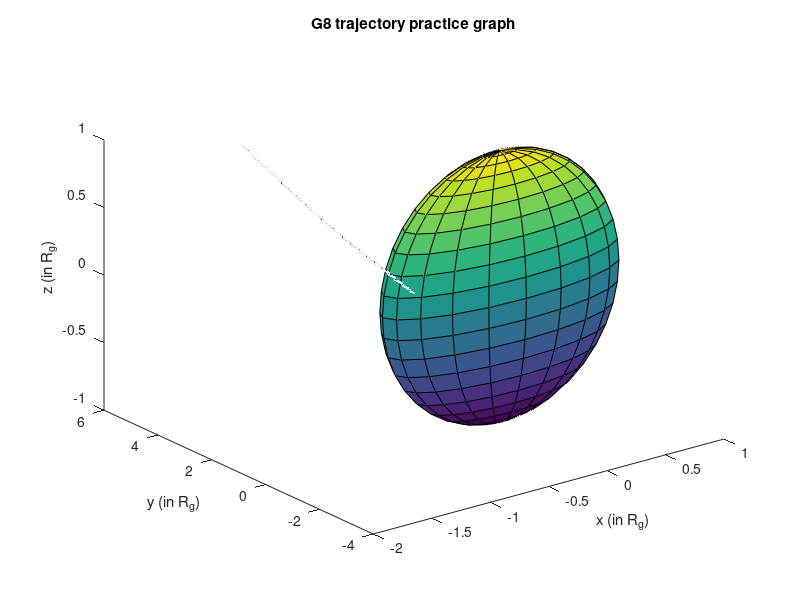

Here is the MATLAB script that generated this plot: (Note: this script raises an error after producing the figure.)
% Graph spacecraft trajectory of G8 

% File name G8 with delimeterIn = , 
% headerlinesIn = 1 (start at 2nd column so we don't import the dates)
G8 = importdata('Galileo_O8.csv',',',2)

% create trajectory array with each column representing an x,y,z component of
% the spacecraft trajectory
trajectory = zeros(length(G8.data),3)
for i = 1:3
    trajectory(:,i) = G8.data(:,i+4)
end

% spacecraft-measured B field values
B_field = zeros(length(G8.data),3)
for i = 1:3
    B_field(:,i) = G8.data(:,i)
end

% create 3d plot of trajectory 
plot3(trajectory(:,1),trajectory(:,2),trajectory(:,3),'-b')
xlabel("x (in R_g)")
ylabel("y (in R_g)")
zlabel("z (in R_g)")
title("G8 trajectory practice graph")
hold on
% add Ganymede at origin 
r_factor = 0.038 % multiply by R_g/R_j
[X,Y,Z] = sphere
X2 = X*r_factor
Y2 = Y*r_factor
Z2 = Z*r_factor 
% assuming R_j 
% G1_plot = surf(X2,Y2,Z2)

% assuming R_g
G8_plot = surf(X,Y,Z)
G8_plot.FaceColor = [0.25 0.8 0.7]
legend("trajectory", "Ganymede")
axis equal

% add quiver plot to show magnitude/direction of B field 
quiver3(trajectory(:,1),trajectory(:,2),trajectory(:,3),B_field(:,1),B_field(:,2),B_field(:,3))
hold off

% plot B field time series
% first plot the 3 components (in GPhiO)
plot(B_field(:,1))
hold on
plot(B_field(:,2))
plot(B_field(:,3))
plot(G8.data(:,4))
xlabel("time elapsed (units?)")
ylabel("B field strength (nT)")
title("G8 flyby magnetometer measurements")
legend("B_x","B_y","B_z","B (mag)")